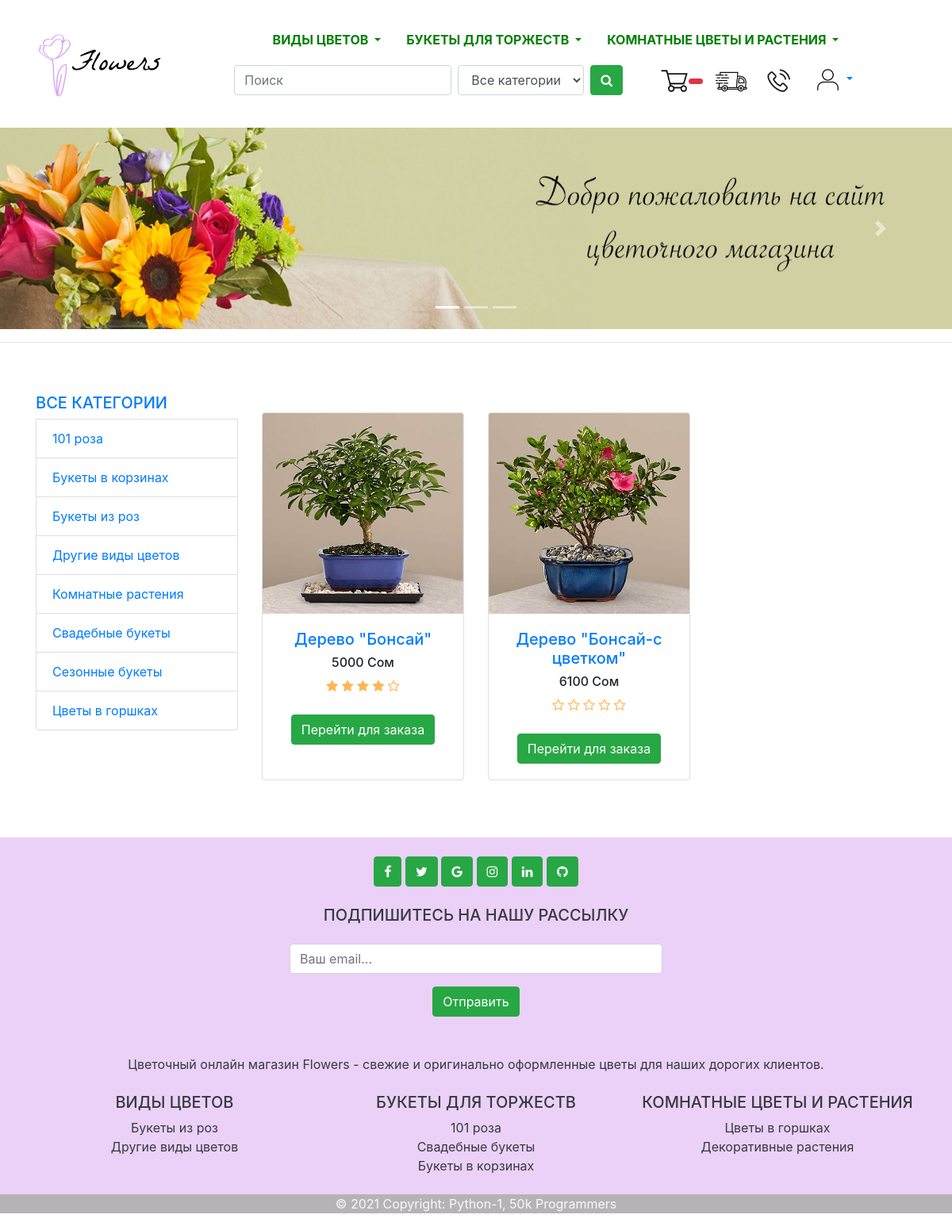
The app's page /komnatnye-rasteniya/ with its own data.
### mainapp/models.py (models this page shows, shortened)
class Category(models.Model):
    name = models.CharField(max_length=200, db_index=True, verbose_name='Имя категории')
    slug = models.SlugField(max_length=200, db_index=True, unique=True)
    class Meta:
        ordering = ['name']
        verbose_name = 'Категория'
        verbose_name_plural = 'Категории'
    def get_absolute_url(self):
        return reverse('mainapp:category-list', args=[self.slug])

class Product(models.Model):
    name = models.CharField(max_length=200, verbose_name="Название товара")
    category = models.ForeignKey(Category, verbose_name="Категория",on_delete=models.CASCADE)
    slug = models.SlugField(max_length=200, db_index=True)
    image = models.ImageField(upload_to='media', blank=True, verbose_name="Картинка")
    description = models.TextField(blank=True, verbose_name="Описание")
    price = models.IntegerField(default=0, verbose_name="Цена")
    stock = models.PositiveIntegerField(verbose_name="Количество в наличии")
    available = models.BooleanField(default=True, verbose_name="Доступен")
    created = models.DateTimeField(auto_now_add=True, verbose_name='Создан')
    updated = models.DateTimeField(auto_now=True, verbose_name='Обновлен')
    def averagereview(self):
        reviews = Comment.objects.filter(product=self, status='True').aggregate(average=Avg('rate'))
        avg=0
        if reviews["average"] is not None:
            avg=float(reviews["average"])
        return avg
    class Meta:
        ordering = ['name']
        index_together = [
            ['id', 'slug']
        ]
        verbose_name = 'Товар'
        verbose_name_plural = 'Товары'
    def get_absolute_url(self):
        return reverse('mainapp:product-detail', args=[self.id, self.slug])

### mainapp/views.py (the view)
# urls.py: path('', views.product_list, name='product-list'),
def product_list(request, category_slug=None):
    category = None
    categories = Category.objects.all()
    products = Product.objects.filter(available=True)
    if category_slug:
        category = get_object_or_404(Category, slug=category_slug)
        products = products.filter(category=category)
    return render(request, 'product/mainlist.html', {
        'category': category,
        'categories': categories,
        'products': products
    })

### contact/forms.py
class ContactForm(forms.ModelForm):
    class Meta:
        model = Contact
        fields = ("email",)
        widgets = {
            "email": forms.TextInput(attrs={"class": "editContent", "placeholder": "Ваш email...", 'style':'max-width: 20em' 'justify-content:center'})
        }
        labels = {
            "email": ''
        }

### cart/context_processors.py (called while the page is built)
def cart(request):
    return {'cart': Cart(request)}

### contact/templatetags/contact_tags.py (called while the page is built)
@register.inclusion_tag("contact/tags/forms.html")
def contact_form():
    return {"contact_form": ContactForm()}

### mainapp/templates/product/mainlist.html (shortened to what this page needs)
{% extends 'base.html' %}
{% load static %}
{% block content %}
<div class="container">
  <div class="row">
    <div class="col-lg-3 mt-5">
      <div class="list-group">
         <a href="{% url 'mainapp:product-list' %}"><h5 class="text-uppercase" style="text-align: left;">Все категории</h5></a>
        {% for c in categories %}
        <a href="{{ c.get_absolute_url }}" class="list-group-item">{{ c.name }}</a>
        {% endfor %}
      </div>
    </div>
    <div class="col-lg-9">
            <br>
            <br>
            <br>
      <div class="row">
        {% for product in products %}
        <div class="col-lg-4 col-md-6 mb-4">
          <div class="card h-100">
            <a href="{{ product.get_absolute_url }}"><img class="card-img-top" src="{{ product.image.url }}" alt=""></a>
            <div class="card-body">
              <h5 class="card-name" style="text-align: center;">
                <a href="{{ product.get_absolute_url }}">{{ product.name }}</a>
              </h5>
              <h6 style="text-align: center;">{{ product.price }} Сом</h6>
              <div class="product-rating">
                <i class="fa fa-star{% if product.averagereview < 1%}-o empty{% endif%}"></i>
                <i class="fa fa-star{% if product.averagereview < 2%}-o empty{% endif%}"></i>
                <i class="fa fa-star{% if product.averagereview < 3%}-o empty{% endif%}"></i>
                <i class="fa fa-star{% if product.averagereview < 4%}-o empty{% endif%}"></i>
                <i class="fa fa-star{% if product.averagereview < 5%}-o empty{% endif%}"></i>
              </div>
              <br>
              <div class="buy">
                <a href="{{ product.get_absolute_url }}">
                <button class="btn btn-success">Перейти для заказа</button>
              </a>
              </div>
            </div>
          </div>
        </div>
        {% endfor %}
      </div>
    </div>
  </div>
</div>
<br>
<br>
{% endblock content %}

### mainapp/templates/product/mainlist.html (style rules this page uses)
.product-rating { display: flexbox; text-align: center; }
.product-rating>i { color: #FFB656; }
.buy { justify-content: center; display: flex; }
a:link { text-decoration: none; }

### records on screen
Category: name "101 роза"
Category: name "Букеты в корзинах"
Category: name "Букеты из роз"
Category: name "Другие виды цветов"
Category: name "Комнатные растения"
Category: name "Свадебные букеты"
Category: name "Сезонные букеты"
Category: name "Цветы в горшках"
Product: image (picture), name "Дерево \"Бонсай\"", price "5000"
Product: image (picture), name "Дерево \"Бонсай-с цветком\"", price "6100"
